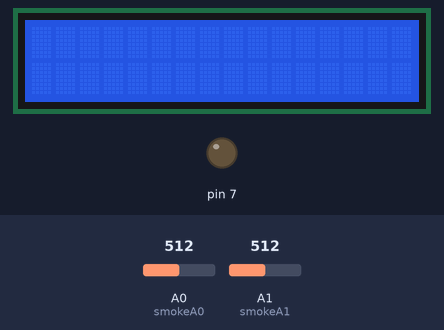
This sketch was run on a simulated Arduino Uno, built with avr-gcc and run on an emulated ATmega328P. On the bench: 16×2 character LCD, output pins drawn as LEDs (lit = HIGH). The test bench sets the inputs (shaded band); at power-on: A1 (smokeA1) = 512, A0 (smokeA0) = 512. The modem accepts every AT command (registered, SIM ready, sends succeed) and sends nothing else; what the sketch prints to the serial monitor is not drawn.

Above: at 1.3 s.
1.4 s: A1 (smokeA1) set to 691
4.4 s: A1 (smokeA1) set to 710
At 4.9 s:
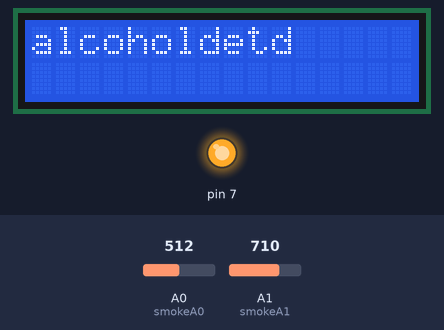
5.9 s: A1 (smokeA1) set to 690
At 7.9 s:
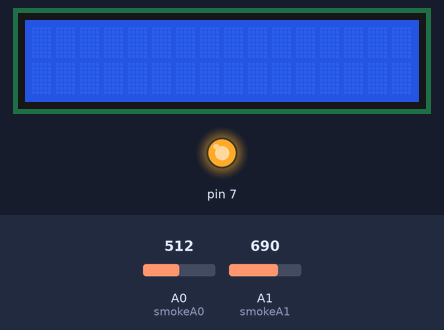
8.9 s: A0 (smokeA0) set to 891
11.9 s: A0 (smokeA0) set to 910
At 13.1 s:
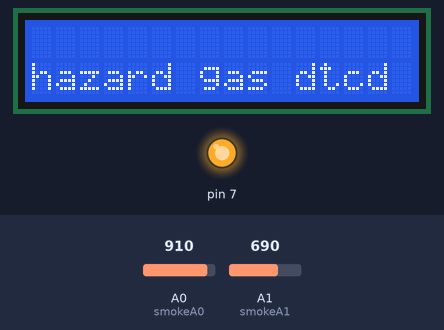
13.4 s: A0 (smokeA0) set to 900
At 16.3 s:
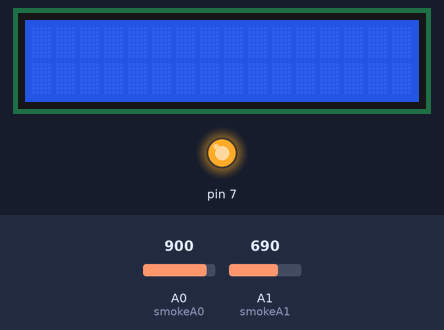
Timing chart, 0 to 17.4 s (numbered marks = the images above; inputs shaded):
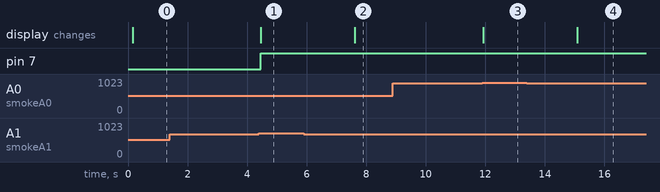

The sketch:

hazardous_gas_and_alcohol_detection.ino
```cpp
#include <SoftwareSerial.h>
#include <LiquidCrystal.h>
SoftwareSerial mySerial(12,13);
char msg;


const int rs = 10, en = 11, d4 = 5, d5 = 4, d6 = 3, d7 = 2;
LiquidCrystal lcd(rs, en, d4, d5, d6, d7);
int smokeA0 = A0;
int smokeA1 = A1;
int thresh=900;
int thresh1=700;
void setup()

{
  mySerial.begin(9600);   // Setting the baud rate of GSM Module
  Serial.begin(9600);    // Setting the baud rate of Serial Monitor (Arduino)
  delay(100);
  Serial.begin(9600);
  lcd.begin(16, 2);
  pinMode(smokeA0,INPUT);
  pinMode(smokeA1,INPUT);
  pinMode(7,OUTPUT);
  //Serial.println("s:send msg");
  //Serial.println("d:dail call");
  //Serial.println("r:receive message");
}

void loop()

{       lcd.clear();
int analogSensor1 = analogRead(smokeA1);
      Serial.print("Pin A1: ");
      Serial.println(analogSensor1);
      int analogSensor = analogRead(smokeA0);
      Serial.print("Pin A0: ");
      Serial.println(analogSensor);
       if(analogSensor1>thresh1)
      {
      lcd.setCursor(0,0);
      lcd.print("alcoholdetd");
      //Serial.println("alcoholdetd");
    digitalWrite(7,HIGH);
       //lcd.print("  no" );
      SendMessage1();
      }
      if(analogSensor>thresh)
      {
      lcd.setCursor(0,1);
      lcd.print("hazard gas dtcd");
      digitalWrite(7,HIGH);
      SendMessage();
      }

}
 void SendMessage()
{

  mySerial.println("AT+CMGF=1");    //Sets the GSM Module in Text Mode
  delay(1000);  // Delay of 1000 milli seconds or 1 second
  mySerial.println("AT+CMGS=\"+6383578516\"\r"); // Replace x with mobile number
  delay(1000);
  mySerial.println("hazard gas dtcd");// The SMS text you want to send
  delay(100);
  mySerial.println((char)26);// ASCII code of CTRL+Z
  delay(1000);
 // Serial.write(mySerial.read());

}
 void SendMessage1()
{

  mySerial.println("AT+CMGF=1");    //Sets the GSM Module in Text Mode
  delay(1000);  // Delay of 1000 milli seconds or 1 second
  mySerial.println("AT+CMGS=\"+6383578516\"\r"); // Replace x with mobile number
  delay(1000);
  mySerial.println("alcohol detected");// The SMS text you want to send
  delay(100);
  mySerial.println((char)26);// ASCII code of CTRL+Z
  delay(1000);
 // Serial.write(mySerial.read());

}
```

Measured:
- the behaviour switches between 700 and 701 on A1 (smokeA1) (found by bisection; images 0 and 1)
- the behaviour switches between 900 and 901 on A0 (smokeA0) (found by bisection; images 2 and 3)
- after the input at 1.4 s, every drawn part: stays the same
- after the input at 4.4 s, pin 7: LOW → HIGH after 0.05 s; the display: changes after 0.06 s (image 1)
- after the input at 5.9 s, the display: changes after 1.7 s (image 2)
- after the input at 8.9 s, every drawn part: stays the same
- after the input at 11.9 s, the display: changes at once (image 3)
- after the input at 13.4 s, the display: changes after 1.7 s (image 4)
